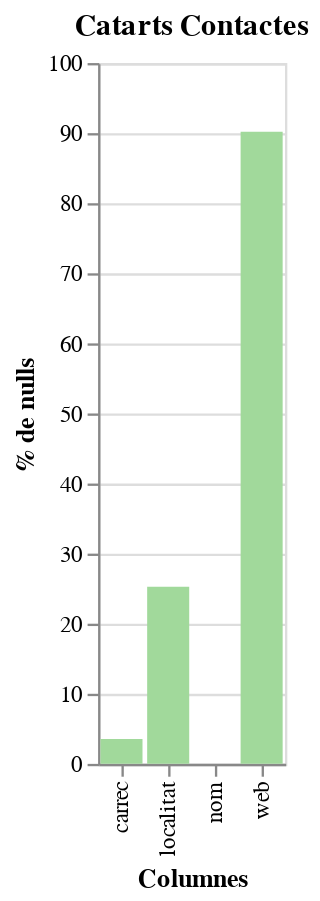

The code cell stored with this chart in its notebook:
### Code cell
grafic('/catarts_contactes.txt',['reference', 'adresa','altres','cp','email','facebook','myspace','twitter'], 'Catarts Contactes')

### Figure 1 — Vega-Lite specification as saved in the notebook (floating-point values rounded to 4 significant figures)
{"config": {"view": {"continuousWidth": 400, "continuousHeight": 300}}, "data": {"name": "data-6b4ed1f8c3a9da917fb7ee41b09b5d5c"}, "mark": {"type": "bar", "color": "#a1d99b"}, "encoding": {"x": {"field": "Column", "title": "Columnes", "type": "nominal"}, "y": {"field": "Null Count", "title": "% de nulls", "type": "quantitative"}}, "title": "Catarts Contactes", "$schema": "https://vega.github.io/schema/vega-lite/v4.17.0.json", "datasets": {"data-6b4ed1f8c3a9da917fb7ee41b09b5d5c": [{"Column": "carrec", "Null Count": 3.533}, {"Column": "nom", "Null Count": 0.0}, {"Column": "localitat", "Null Count": 25.27}, {"Column": "web", "Null Count": 90.22}]}}
